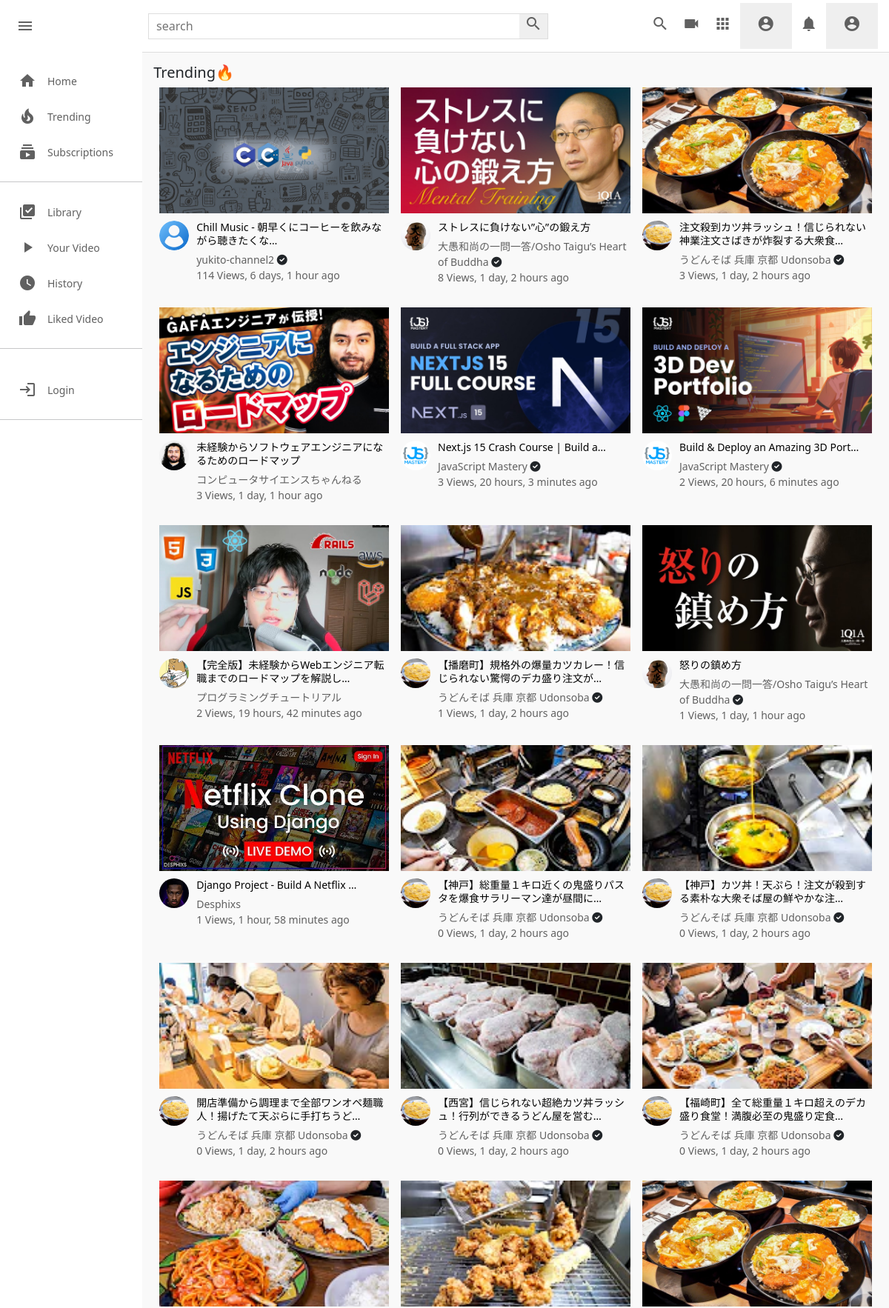
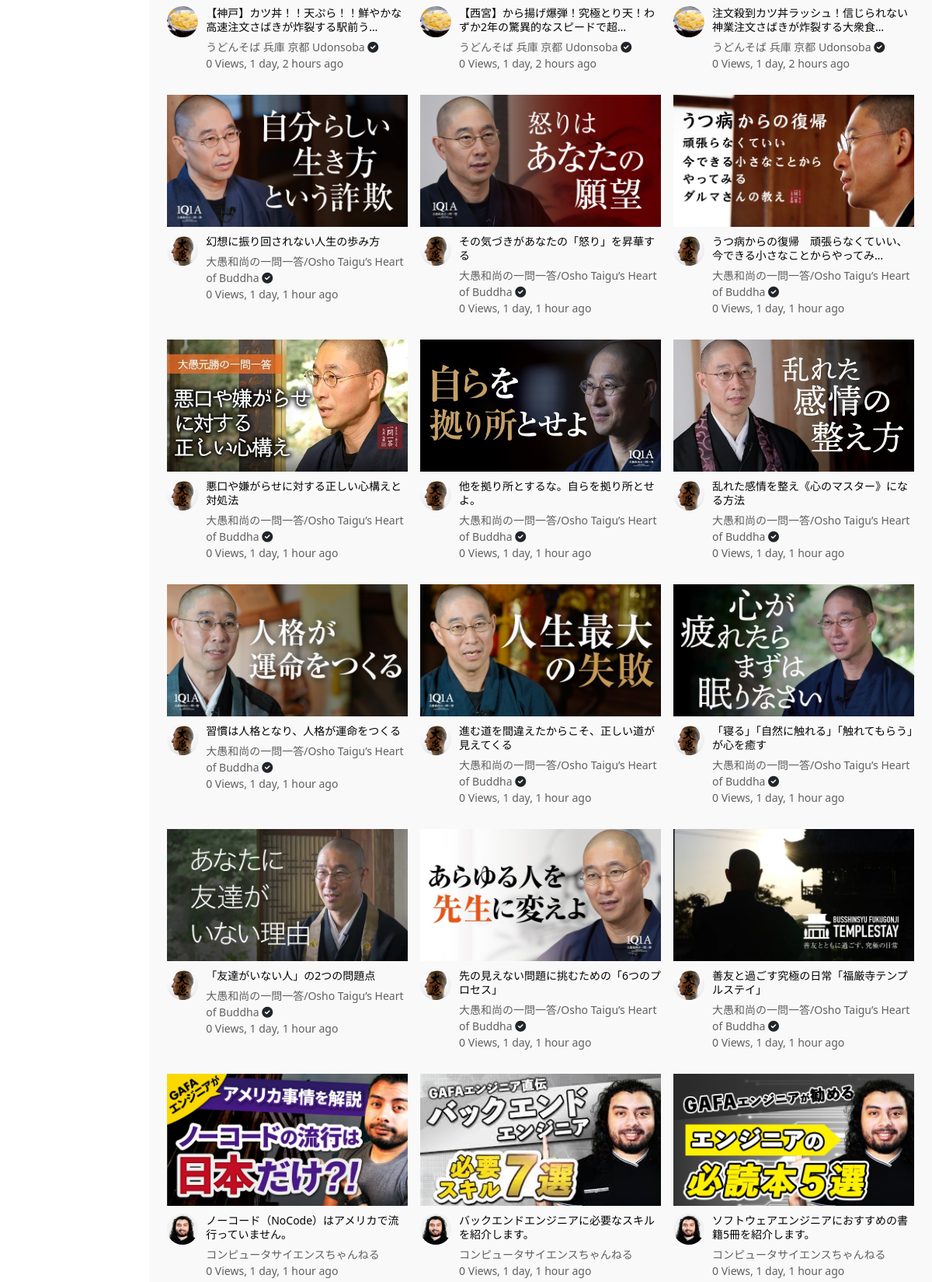
Screenshot of /trend/ (upper part) with the database file from the repository (2 pictures, top to bottom).
### core/models.py (models this page shows, shortened)
class Video(models.Model):
    video=models.FileField(upload_to=user_derectory_path)
    image=models.ImageField(upload_to=user_derectory_path,null=True,blank=True)
    title=models.CharField(max_length=100)
    description=models.TextField(max_length=4000,null=True,blank=True)
    tags=TaggableManager(blank=True)
    date=models.DateTimeField(auto_now_add=True)
    visibility=models.CharField(choices=VISIBILITY,max_length=100,default='public')
    user=models.ForeignKey(User,on_delete=models.SET_NULL,null=True)
    views=models.PositiveIntegerField(default=0)
    likes=models.ManyToManyField(User,blank=True,related_name='likes')
    featured=models.BooleanField(default=False)

### channel/models.py (models this page shows, shortened)
class Channel(models.Model):
    channel_art=models.ImageField(upload_to=user_derectory_path,default='images/channel-art.jpg')
    image=models.ImageField(upload_to=user_derectory_path,default='images/user-image.png')
    full_name=models.CharField(max_length=100)
    channel_name=models.CharField(max_length=100)
    description=models.TextField(null=True,blank=True)
    keyword=TaggableManager(blank=True)
    date=models.DateTimeField(auto_now_add=True)
    status=models.CharField(choices=STATUS,max_length=100,default='Active')
    user=models.OneToOneField(User,on_delete=models.SET_NULL,null=True,related_name="channel")
    subscribers=models.ManyToManyField(User,related_name="user_subs",blank=True)
    verified=models.BooleanField(default=False)
    total_view=models.PositiveIntegerField(default=0)
    business_email=models.EmailField(null=True,blank=True)
    make_business_email_public=models.BooleanField(default=False)
    business_location=models.CharField(null=True,blank=True,max_length=100)
    make_business_location_public=models.BooleanField(default=False)
    website=models.URLField(default='https://www.udemy.com/home')
    instagram=models.URLField(default='https://www.udemy.com/home')
    facebook=models.URLField(default='https://www.udemy.com/home')
    twitter=models.URLField(default='https://www.udemy.com/home')

### core/views.py (the view)
# urls.py: path('trend/',views.trend,name='trend'),
def trend(request):
    videos = Video.objects.filter(visibility='public').order_by('-views')
    context = {
        'videos': videos,
    }
    return render(request,'index.html',context)

### templates/index.html (shortened to what this page needs)
{% extends 'base.html' %}
{% load static %}
{% block style %}
<link rel="stylesheet" href="{% static 'css/style.css' %}" type="text/css">
{% endblock style %}
{% block content %}
        {% include 'partials/alert.html' %}
        <div class="mainBody">
            {% include 'partials/sidebar.html' %}
            <div class="videos">
                <div class="drop-down-container">
                    {% if request.path == '/trend/' %}
                    <h1 style="font-size: 20px;">Trending🔥</h1>
                    {% endif %}
                </div>
                <div class="video-container">
                    {% for v in videos %}
                    <div class="video">
                            <div class="video-thumbnail">
                                <a href="{% url 'video-detail' v.id %}">
                                    <img src="{{v.image.url}}" alt="">
                                </a>
                            </div>
                            <div class="video-details">
                                <div class="author">
                                    <a href="{% url 'channel-profile' v.user.channel.id %}">
                                        <img src="{{v.user.channel.image.url}}" alt="">
                                    </a>
                                </div>
                                <div class="title">
                                    <a href="{% url 'video-detail' v.id %}">
                                        <h3>{{v.title|truncatechars:34}}</h3>
                                    </a>
                                    <a href="">
                                        <small>
                                            <a href="{% url 'channel-profile' v.user.channel.id %}">
                                                {{v.user.channel.channel_name}}
                                            </a>
                                            {% if v.user.channel.verified == True %}
                                            <i class="fas fa-check-circle"></i>
                                            {% endif %}
                                        </small>
                                    </a>
                                    <span>{{v.views}} Views, {{v.date|timesince}} ago</span>
                                </div>
                            </div>
                    </div>
                    {% endfor %}
                </div>
            </div>
        </div>
{% endblock content %}

### static/css/style.css (style rules this page uses)
* { margin: 0; padding: 0; box-sizing: border-box; }
body { font-family: 'Roboto','sans-serif'; }
.mainBody { height: calc(100vh - 70px); display: flex; overflow: hidden; }
.videos { background-color: #f9f9f9; width: 100%; height: 100%; padding: 15px 15px; border-top: 1px solid #ddd; overflow-y: scroll; }
.video-container { display: flex; flex-direction: row; justify-content: space-around; flex-wrap: wrap; }
.video { width: 310px; margin-bottom: 30px; }
.video-thumbnail { width: 100%; height: 170px; }
.video-thumbnail img { object-fit: cover; height: 100%; width: 100%; }
.author img { object-fit: cover; border-radius: 50%; height: 40px; width: 40px; margin-right: 10px; }
.video-details { display: flex; margin-top: 10px; }
.title { display: flex; flex-direction: column; }
.title h3 { color: rgb(3, 3, 3); line-height: 18px; font-size: 14px; margin-bottom: 6px; }
.title a, span { text-decoration: none; color: rgb(96, 96, 96); font-size: 14px; }
h1 { font-size: 20px; margin-bottom: 10px; color: rgb(3, 3, 3); }

### templates/base.html (style rules this page uses)
a { color: black; text-decoration: none; }

### templates/index.html (style rules this page uses)
a { color: black; }

### templates/partials/sidebar.html (style rules this page uses)
a { color: black; text-decoration: none; }

### rows the page displays
Video: image (picture), user.channel.image (picture), title "Chill Music - 朝早くにコーヒーを飲みながら聴きたくな…", user.channel.channel_name "yukito-channel2", views "114", date "6 days, 1 hour"
Video: image (placeholder picture), user.channel.image (picture), title "ストレスに負けない”心”の鍛え方", user.channel.channel_name "大愚和尚の一問一答/Osho Taigu’s Heart of Buddha", views "8", date "1 day, 2 hours"
Video: image (picture), user.channel.image (picture), title "注文殺到カツ丼ラッシュ！信じられない神業注文さばきが炸裂する大衆食…", user.channel.channel_name "うどんそば 兵庫 京都 Udonsoba", views "3", date "1 day, 2 hours"
Video: image (placeholder picture), user.channel.image (picture), title "未経験からソフトウェアエンジニアになるためのロードマップ", user.channel.channel_name "コンピュータサイエンスちゃんねる", views "3", date "1 day, 1 hour"
Video: image (placeholder picture), user.channel.image (picture), title "Next.js 15 Crash Course | Build a…", user.channel.channel_name "JavaScript Mastery", views "3", date "20 hours, 3 minutes"
Video: image (placeholder picture), user.channel.image (picture), title "Build & Deploy an Amazing 3D Port…", user.channel.channel_name "JavaScript Mastery", views "2", date "20 hours, 6 minutes"
Video: image (placeholder picture), user.channel.image (picture), title "【完全版】未経験からWebエンジニア転職までのロードマップを解説し…", user.channel.channel_name "プログラミングチュートリアル", views "2", date "19 hours, 42 minutes"
Video: image (placeholder picture), user.channel.image (picture), title "【播磨町】規格外の爆量カツカレー！信じられない驚愕のデカ盛り注文が…", user.channel.channel_name "うどんそば 兵庫 京都 Udonsoba", views "1", date "1 day, 2 hours"
Video: image (picture), user.channel.image (picture), title "怒りの鎮め方", user.channel.channel_name "大愚和尚の一問一答/Osho Taigu’s Heart of Buddha", views "1", date "1 day, 1 hour"
Video: image (placeholder picture), user.channel.image (picture), title "Django Project - Build A Netflix …", user.channel.channel_name "Desphixs", views "1", date "1 hour, 58 minutes"
Video: image (placeholder picture), user.channel.image (picture), title "【神戸】総重量１キロ近くの鬼盛りパスタを爆食サラリーマン達が昼間に…", user.channel.channel_name "うどんそば 兵庫 京都 Udonsoba", views "0", date "1 day, 2 hours"
Video: image (placeholder picture), user.channel.image (picture), title "【神戸】カツ丼！天ぷら！注文が殺到する素朴な大衆そば屋の鮮やかな注…", user.channel.channel_name "うどんそば 兵庫 京都 Udonsoba", views "0", date "1 day, 2 hours"
Video: image (placeholder picture), user.channel.image (picture), title "開店準備から調理まで全部ワンオペ麺職人！揚げたて天ぷらに手打ちうど…", user.channel.channel_name "うどんそば 兵庫 京都 Udonsoba", views "0", date "1 day, 2 hours"
Video: image (placeholder picture), user.channel.image (picture), title "【西宮】信じられない超絶カツ丼ラッシュ！行列ができるうどん屋を営む…", user.channel.channel_name "うどんそば 兵庫 京都 Udonsoba", views "0", date "1 day, 2 hours"
Video: image (placeholder picture), user.channel.image (picture), title "【福崎町】全て総重量１キロ超えのデカ盛り食堂！満腹必至の鬼盛り定食…", user.channel.channel_name "うどんそば 兵庫 京都 Udonsoba", views "0", date "1 day, 2 hours"
Video: image (placeholder picture), user.channel.image (picture), title "【神戸】カツ丼！！天ぷら！！鮮やかな高速注文さばきが炸裂する駅前う…", user.channel.channel_name "うどんそば 兵庫 京都 Udonsoba", views "0", date "1 day, 2 hours"
Video: image (placeholder picture), user.channel.image (picture), title "【西宮】から揚げ爆弾！究極とり天！わずか2年の驚異的なスピードで超…", user.channel.channel_name "うどんそば 兵庫 京都 Udonsoba", views "0", date "1 day, 2 hours"
Video: image (picture), user.channel.image (picture), title "注文殺到カツ丼ラッシュ！信じられない神業注文さばきが炸裂する大衆食…", user.channel.channel_name "うどんそば 兵庫 京都 Udonsoba", views "0", date "1 day, 2 hours"
Video: image (placeholder picture), user.channel.image (picture), title "幻想に振り回されない人生の歩み方", user.channel.channel_name "大愚和尚の一問一答/Osho Taigu’s Heart of Buddha", views "0", date "1 day, 1 hour"
Video: image (placeholder picture), user.channel.image (picture), title "その気づきがあなたの「怒り」を昇華する", user.channel.channel_name "大愚和尚の一問一答/Osho Taigu’s Heart of Buddha", views "0", date "1 day, 1 hour"
Video: image (placeholder picture), user.channel.image (picture), title "うつ病からの復帰 頑張らなくていい、今できる小さなことからやってみ…", user.channel.channel_name "大愚和尚の一問一答/Osho Taigu’s Heart of Buddha", views "0", date "1 day, 1 hour"
Video: image (placeholder picture), user.channel.image (picture), title "悪口や嫌がらせに対する正しい心構えと対処法", user.channel.channel_name "大愚和尚の一問一答/Osho Taigu’s Heart of Buddha", views "0", date "1 day, 1 hour"
Video: image (placeholder picture), user.channel.image (picture), title "他を拠り所とするな。自らを拠り所とせよ。", user.channel.channel_name "大愚和尚の一問一答/Osho Taigu’s Heart of Buddha", views "0", date "1 day, 1 hour"
Video: image (placeholder picture), user.channel.image (picture), title "乱れた感情を整え《心のマスター》になる方法", user.channel.channel_name "大愚和尚の一問一答/Osho Taigu’s Heart of Buddha", views "0", date "1 day, 1 hour"
Video: image (picture), user.channel.image (picture), title "習慣は人格となり、人格が運命をつくる", user.channel.channel_name "大愚和尚の一問一答/Osho Taigu’s Heart of Buddha", views "0", date "1 day, 1 hour"
Video: image (picture), user.channel.image (picture), title "進む道を間違えたからこそ、正しい道が見えてくる", user.channel.channel_name "大愚和尚の一問一答/Osho Taigu’s Heart of Buddha", views "0", date "1 day, 1 hour"
Video: image (picture), user.channel.image (picture), title "「寝る」「自然に触れる」「触れてもらう」が心を癒す", user.channel.channel_name "大愚和尚の一問一答/Osho Taigu’s Heart of Buddha", views "0", date "1 day, 1 hour"
Video: image (picture), user.channel.image (picture), title "「友達がいない人」の2つの問題点", user.channel.channel_name "大愚和尚の一問一答/Osho Taigu’s Heart of Buddha", views "0", date "1 day, 1 hour"
Video: image (picture), user.channel.image (picture), title "先の見えない問題に挑むための「6つのプロセス」", user.channel.channel_name "大愚和尚の一問一答/Osho Taigu’s Heart of Buddha", views "0", date "1 day, 1 hour"
Video: image (placeholder picture), user.channel.image (picture), title "善友と過ごす究極の日常「福厳寺テンプルステイ」", user.channel.channel_name "大愚和尚の一問一答/Osho Taigu’s Heart of Buddha", views "0", date "1 day, 1 hour"
Video: image (placeholder picture), user.channel.image (picture), title "ノーコード（NoCode）はアメリカで流行っていません。", user.channel.channel_name "コンピュータサイエンスちゃんねる", views "0", date "1 day, 1 hour"
Video: image (picture), user.channel.image (picture), title "バックエンドエンジニアに必要なスキルを紹介します。", user.channel.channel_name "コンピュータサイエンスちゃんねる", views "0", date "1 day, 1 hour"
Video: image (placeholder picture), user.channel.image (picture), title "ソフトウェアエンジニアにおすすめの書籍5冊を紹介します。", user.channel.channel_name "コンピュータサイエンスちゃんねる", views "0", date "1 day, 1 hour"
